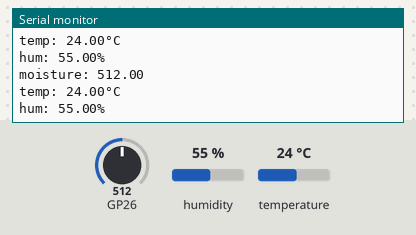
The sketch below on a simulated Raspberry Pi Pico. Shown: the last lines printed to the serial monitor. The test bench sets the inputs (shaded band); at power-on: humidity 55 %, GP26 = 512, temperature 24 °C.

Above: at 4.8 s.
4.9 s: humidity set to 22 %
At 7.1 s:
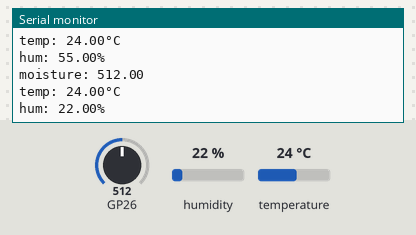
7.9 s: GP26 set to 716
At 8.4 s:
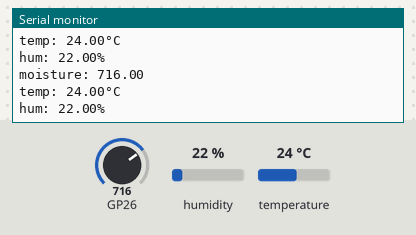
10.9 s: temperature set to 12 °C
13.9 s: GP26 set to 900
At 14.4 s:
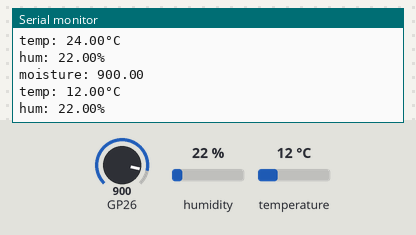
16.9 s: humidity set to 40 %
At 18.6 s:
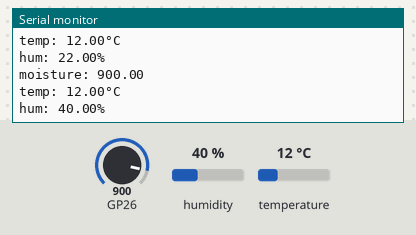
Timing chart, 0 to 20.1 s (numbered marks = the images above; inputs shaded):
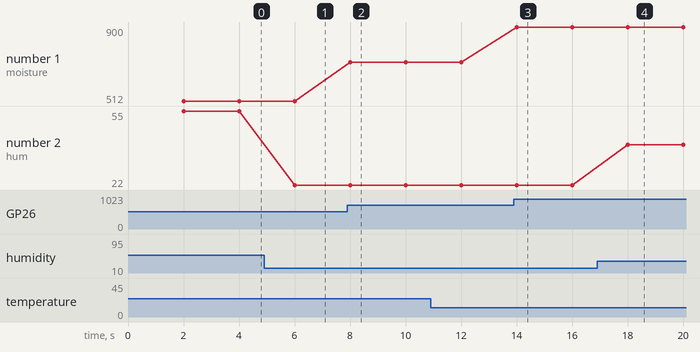

Measured:
- after the input at 4.9 s, the serial monitor: prints a new line after 1.1 s (image 1)
- after the input at 7.9 s, the serial monitor: prints a new line after 0.10 s (image 2)
- after the input at 13.9 s, the serial monitor: prints a new line after 0.11 s (image 3)
- after the input at 16.9 s, the serial monitor: prints a new line after 1.1 s (image 4)
- plotted number 1: 512 → 716 after the input at 7.9 s, 716 → 900 after the input at 13.9 s
- plotted number 2: 55 → 22 after the input at 4.9 s, 22 → 40 after the input at 16.9 s

The sketch:

combined_123.ino
```cpp
// snippet: combined_123
// tags: combined, multi-sensor, millis, dht
// boards: avr, esp32, megaavr, nano33iot, romi32u4, rp2040
// library: DHT
// description: Soil moisture A0 and DHT22 pin 4 environmental station
// prompts: moisture, dht22, environmental, station, declare, float
// verified: compile-only
// source: kd-generated (id 123)
// exact-include: DHT.h

#include <DHT.h>

#define DHTPIN 4
#define DHTTYPE DHT22
DHT dht(DHTPIN, DHTTYPE);

float moisture = 0.0;
float temperature = 0.0;
float humidity = 0.0;

unsigned long prevMs = 0;
const unsigned long INTERVAL = 2000;

void setup() {
  Serial.begin(9600);
  dht.begin();
}

void loop() {
  unsigned long now = millis();
  if (now - prevMs < INTERVAL) return;
  prevMs = now;

  moisture = analogRead(A0);
  temperature = dht.readTemperature();
  humidity = dht.readHumidity();

  if (isnan(temperature) || isnan(humidity)) {
    Serial.println("DHT read failed");
    return;
  }

  Serial.print("moisture: "); Serial.println(moisture);
  Serial.print("temp: "); Serial.print(temperature); Serial.println("°C");
  Serial.print("hum: "); Serial.print(humidity); Serial.println("%");
}
```
